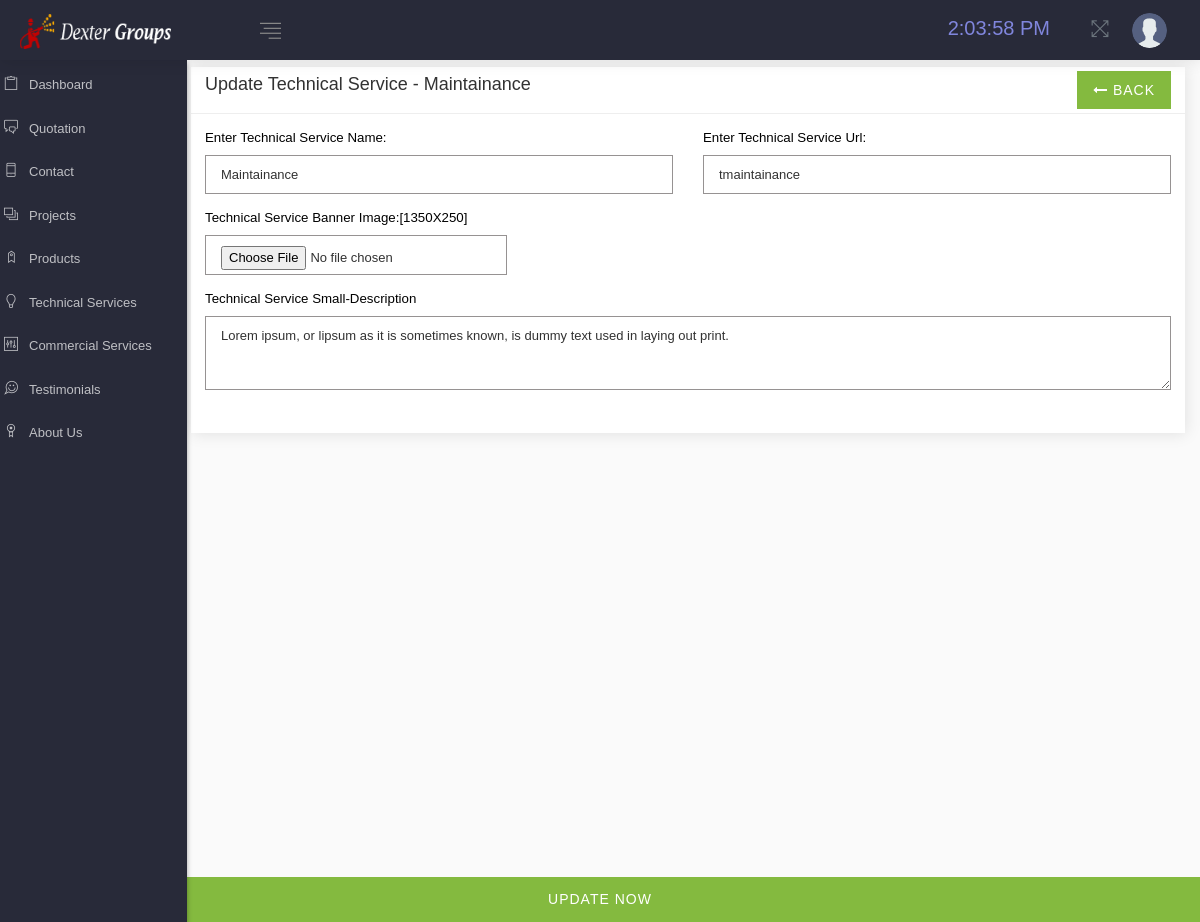
Page /admin/technical_update.php?id=1 (signed in) on the committed database.
### tables this page shows
CREATE TABLE `tech_service` (
  `tech_id` int(11) UNSIGNED NOT NULL,
  `tech_name` varchar(255) NOT NULL,
  `tech_slug` varchar(255) NOT NULL,
  `tech_img` text DEFAULT NULL,
  `tech_banner` text DEFAULT NULL,
  `tech_small_desc` text DEFAULT NULL,
  `tech_full_desc` text DEFAULT NULL,
  `tech_status` int(1) NOT NULL DEFAULT 1,
  `tech_create_at` timestamp NOT NULL DEFAULT current_timestamp(),
  `tech_update_at` timestamp NOT NULL DEFAULT current_timestamp() ON UPDATE current_timestamp(),
  `tech_delete_at` timestamp NULL DEFAULT NULL
);

### admin/config/function.php (called while the page is built, shortened)
<?php
function FilterInput($input){
	$input = strip_tags(stripslashes(trim($input)));
	return $input;
}

### admin/technical_update.php (the view, shortened to what this page needs)
<?php include '_auth.php'; ?>
<?php
$id=FilterInput($_GET['id']);
$stmt = $PDO->prepare("SELECT * FROM tech_service WHERE tech_id='$id' AND tech_status<>2");
$stmt->execute();
$data = $stmt->fetch(PDO::FETCH_OBJ);
?>
<!DOCTYPE html>
<html lang="en">
<head>
<?php include '_header.php'; ?>
</head>
<body>
<?php  include '_menu.php'; ?>
<div class="row">
<div class="col-md-12">
<div class="card card-statistics h-100">
<div class="card-title">
<h5>Update Technical Service - <?= $data->tech_name; ?> <a href="technical-services" class="button x-small pull-right"><i class="fa fa-long-arrow-left"></i> Back</a></h5>
</div>
<div class="card-body">
<form id="addfrm" autocomplete="off" enctype="multipart/form-data">
<div class="row">
<div class="form-group col-sm-6">
<label for="roomname">Enter Technical Service Name:</label>
<input type="text" class="form-control" id="roomname" name="roomname" required="" autofocus="" value="<?php echo $data->tech_name; ?>">
</div>
<div class="form-group col-sm-6">
<label for="roomname">Enter Technical Service Url:</label>
<input type="text" class="form-control" id="roomurl" name="roomurl" required="" value="<?php echo $data->tech_slug; ?>">
</div>
<div class="form-group col-sm-4">
<label for="coverimg">Technical Service Banner Image:[1350X250]</label>
<input type="file" class="form-control" id="coverimg" name="image">
</div>
<div class="form-group col-sm-12">
<label for="smalldesc">Technical Service Small-Description</label>
<textarea class="form-control" id="smalldesc" name="smalldesc" rows="3"><?php echo $data->tech_small_desc; ?></textarea>
</div>
<div class="form-group col-sm-12">
<button type="submit" class="button btn-block btn-lg entrybtn floatbtn">Update Now</button>
</div>
</div>
</form>
</div>
</div>
</div>
</div>
<?php  include '_footer.php'; ?>
</body>
</html>

### admin/_header.php (style rules this page uses)
.floatbtn { position:fixed;right:0;bottom:0;z-index:44; }

### rows in the picture
tech_service: tech_name "Maintainance", roomname "Maintainance", roomurl "tmaintainance", smalldesc "Lorem ipsum, or lipsum as it is sometimes known, is dummy text used in laying out print."
